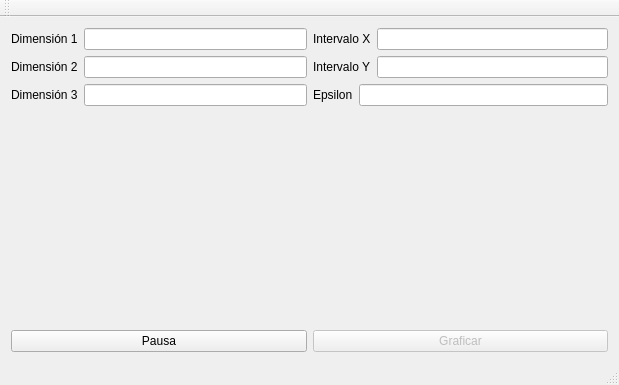
<?xml version="1.0" encoding="UTF-8"?>
<ui version="4.0">
 <class>MainWindow</class>
 <widget class="QMainWindow" name="MainWindow">
  <property name="geometry">
   <rect>
    <x>0</x>
    <y>0</y>
    <width>619</width>
    <height>385</height>
   </rect>
  </property>
  <property name="windowTitle">
   <string>RossDev</string>
  </property>
  <widget class="QWidget" name="centralWidget">
   <layout class="QVBoxLayout" name="verticalLayout_4">
    <item>
     <layout class="QVBoxLayout" name="verticalLayout_3">
      <item>
       <layout class="QHBoxLayout" name="horizontalLayout_8">
        <item>
         <layout class="QVBoxLayout" name="verticalLayout">
          <item>
           <layout class="QHBoxLayout" name="horizontalLayout">
            <item>
             <widget class="QLabel" name="Dimension1TextLabel">
              <property name="enabled">
               <bool>true</bool>
              </property>
              <property name="text">
               <string>Dimensión 1</string>
              </property>
              <property name="scaledContents">
               <bool>true</bool>
              </property>
             </widget>
            </item>
            <item>
             <widget class="QLineEdit" name="lineEditDimension1"/>
            </item>
           </layout>
          </item>
          <item>
           <layout class="QHBoxLayout" name="horizontalLayout_2">
            <item>
             <widget class="QLabel" name="Dimension2TextLabel">
              <property name="enabled">
               <bool>true</bool>
              </property>
              <property name="text">
               <string>Dimensión 2</string>
              </property>
              <property name="scaledContents">
               <bool>true</bool>
              </property>
             </widget>
            </item>
            <item>
             <widget class="QLineEdit" name="lineEditDimension2">
              <property name="text">
               <string/>
              </property>
             </widget>
            </item>
           </layout>
          </item>
          <item>
           <layout class="QHBoxLayout" name="horizontalLayout_3">
            <item>
             <widget class="QLabel" name="Dimension3TextLabel">
              <property name="enabled">
               <bool>true</bool>
              </property>
              <property name="text">
               <string>Dimensión 3</string>
              </property>
              <property name="scaledContents">
               <bool>true</bool>
              </property>
             </widget>
            </item>
            <item>
             <widget class="QLineEdit" name="lineEditDimension3"/>
            </item>
           </layout>
          </item>
         </layout>
        </item>
        <item>
         <layout class="QVBoxLayout" name="verticalLayout_2">
          <item>
           <layout class="QHBoxLayout" name="horizontalLayout_4">
            <item>
             <widget class="QLabel" name="labelIntervalorX">
              <property name="enabled">
               <bool>true</bool>
              </property>
              <property name="text">
               <string>Intervalo X</string>
              </property>
              <property name="scaledContents">
               <bool>true</bool>
              </property>
             </widget>
            </item>
            <item>
             <widget class="QLineEdit" name="lineEditIntervaloX"/>
            </item>
           </layout>
          </item>
          <item>
           <layout class="QHBoxLayout" name="horizontalLayout_5">
            <item>
             <widget class="QLabel" name="label_5">
              <property name="enabled">
               <bool>true</bool>
              </property>
              <property name="text">
               <string>Intervalo Y</string>
              </property>
              <property name="scaledContents">
               <bool>true</bool>
              </property>
             </widget>
            </item>
            <item>
             <widget class="QLineEdit" name="lineEditIntervaloY">
              <property name="text">
               <string/>
              </property>
             </widget>
            </item>
           </layout>
          </item>
          <item>
           <layout class="QHBoxLayout" name="horizontalLayout_6">
            <item>
             <widget class="QLabel" name="labelEpsilon">
              <property name="enabled">
               <bool>true</bool>
              </property>
              <property name="text">
               <string>Epsilon</string>
              </property>
              <property name="scaledContents">
               <bool>true</bool>
              </property>
             </widget>
            </item>
            <item>
             <widget class="QLineEdit" name="lineEditEpsilon"/>
            </item>
           </layout>
          </item>
         </layout>
        </item>
       </layout>
      </item>
      <item>
       <widget class="QLabel" name="RossLabel">
        <property name="text">
         <string/>
        </property>
       </widget>
      </item>
      <item>
       <layout class="QHBoxLayout" name="horizontalLayout_7">
        <item>
         <widget class="QPushButton" name="pushButtonPausa">
          <property name="text">
           <string>Pausa</string>
          </property>
         </widget>
        </item>
        <item>
         <widget class="QPushButton" name="pushButtonGraficar">
          <property name="enabled">
           <bool>false</bool>
          </property>
          <property name="text">
           <string>Graficar</string>
          </property>
         </widget>
        </item>
       </layout>
      </item>
     </layout>
    </item>
   </layout>
  </widget>
  <widget class="QMenuBar" name="menuBar">
   <property name="geometry">
    <rect>
     <x>0</x>
     <y>0</y>
     <width>619</width>
     <height>19</height>
    </rect>
   </property>
  </widget>
  <widget class="QToolBar" name="mainToolBar">
   <attribute name="toolBarArea">
    <enum>TopToolBarArea</enum>
   </attribute>
   <attribute name="toolBarBreak">
    <bool>false</bool>
   </attribute>
  </widget>
  <widget class="QStatusBar" name="statusBar"/>
 </widget>
 <layoutdefault spacing="6" margin="11"/>
 <resources/>
 <connections/>
</ui>
